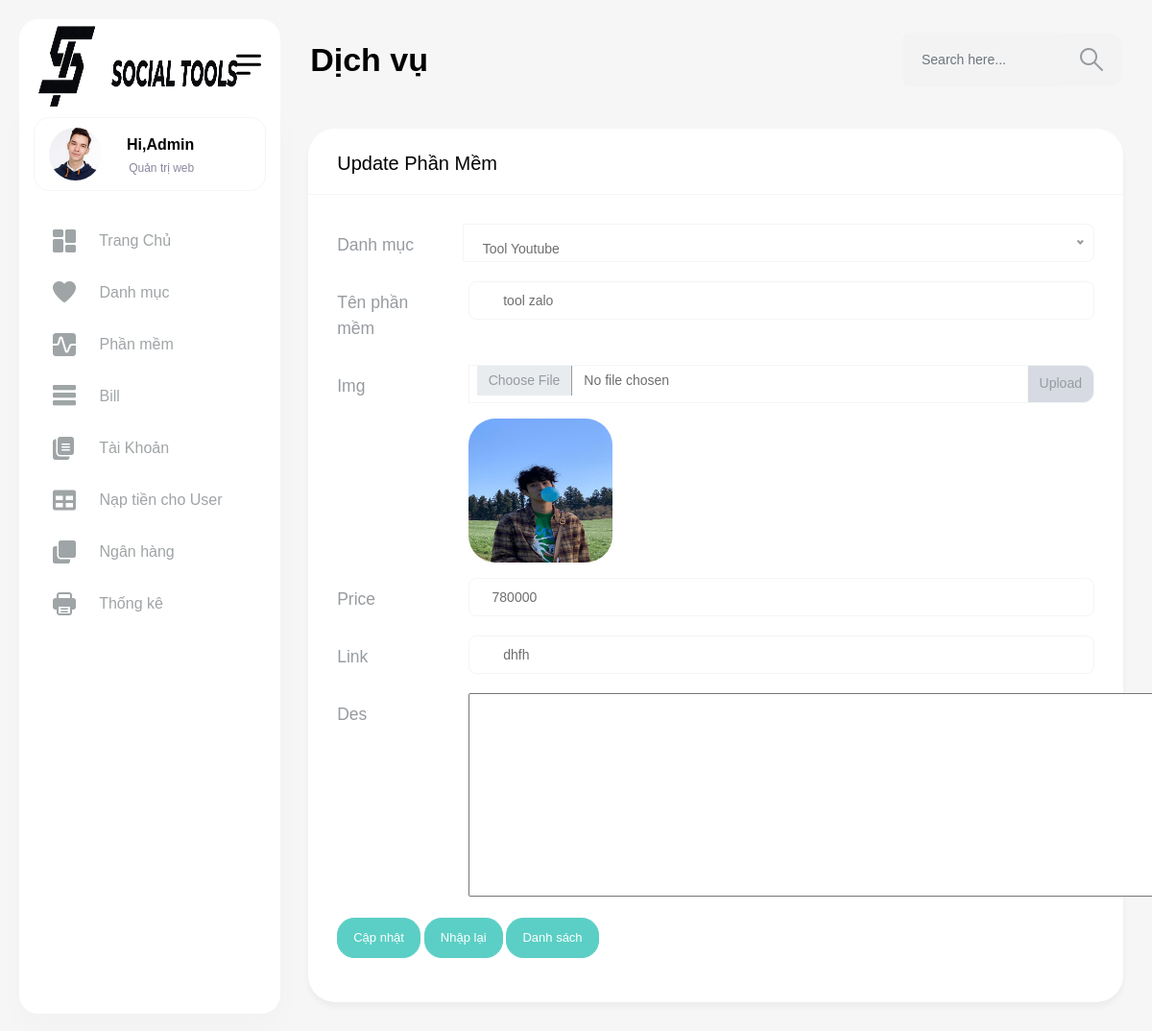
The page /admin/index.php?act=suapm&id_phanmem=2 on the database its author committed.
### tables this page shows
CREATE TABLE `phanmem` (
  `id_phanmem` int(11) NOT NULL,
  `ten_phanmem` varchar(255) NOT NULL,
  `img` varchar(255) NOT NULL,
  `price` int(11) NOT NULL,
  `link` varchar(255) NOT NULL,
  `des` varchar(10000) DEFAULT NULL,
  `id_danhmuc` int(11) NOT NULL
);

### model/pdo.php (called while the page is built, shortened)
<?php
function pdo_get_connection(){
    $servername = "localhost";
    $username = "root";
    $password = "";
    try {
        $conn = new PDO("mysql:host=$servername;dbname=duan1", $username, $password);
        $conn->setAttribute(PDO::ATTR_ERRMODE, PDO::ERRMODE_EXCEPTION);
        return $conn;
    } catch(PDOException $e) {
        echo "Connection failed: " . $e->getMessage();
    }
}
function pdo_query_one($sql){
    $sql_args=array_slice(func_get_args(),1);
    try{
        $conn=pdo_get_connection();
        $stmt=$conn->prepare($sql);
        $stmt->execute($sql_args);
        $row=$stmt->fetch(PDO::FETCH_ASSOC);
        return $row;
    }
    catch(PDOException $e){
        throw $e;
    }
    finally{
        unset($conn);
    }
}
?>

### model/phanmem.php (called while the page is built, shortened)
<?php
    function loadone_phanmem($id_phanmem){
        $sql = "SELECT * FROM `phanmem` WHERE `id_phanmem` = {$id_phanmem}";
        $onephanmem = pdo_query_one($sql);
        return $onephanmem;
    }
?>

### admin/phanmem/update.php (the view, shortened to what this page needs)
<?php
    if(is_array($pm)){
        extract($pm);
    }
?>
<div class="content-body">
    <div class="container-fluid">
        <div class="row">
            <div class="col-lg-12">
                <div class="card">
                    <div class="card-header">
                        <h4 class="card-title">Update Phần mềm</h4>
                    </div>
                    <div class="card-body">
                        <div class="basic-form">
                            <form action="index.php?act=updatepm" method="post" enctype="multipart/form-data">
                                <div class="input-group mb-3">
                                    <label class="col-sm-2 col-form-label col-form-label-lg">Danh mục</label>
                                </div>
                                <div class="mb-3 row">
                                    <label class="col-sm-2 col-form-label col-form-label-lg">Tên phần mềm</label>
                                    <div class="col-sm-10">
                                        <input type="text" class="form-control" name="ten_phanmem" value=" <?php if(isset($ten_phanmem)&&($ten_phanmem!="")) echo $ten_phanmem?>">
                                    </div>
                                </div>
                                <div class="mb-3 row">
                                    <label class="col-sm-2 col-form-label col-form-label-lg">Img</label>
                                    <div class="col-sm-10">
                                        <div class="input-group mb-3">
                                            <div class="form-file">
                                                <input type="file" class="form-file-input form-control" name="img">
                                            </div>
											<span class="input-group-text">Upload</span>
                                        </div>
                                        <img src="<?php if(isset($pm['img'])&&($pm['img']!="")) echo $pm['img']?>" alt="" class="me-3 rounded" width="150" height="150">
                                    </div>
                                </div>
                                <div class="mb-3 row">
                                    <label class="col-sm-2 col-form-label col-form-label-lg">Price</label>
                                    <div class="col-sm-10">
                                        <input type="text" class="form-control" name="price" value=" <?php if(isset($price)&&($price!="")) echo $price?>">
                                    </div>
                                </div>
                                <div class="mb-3 row">
                                    <label class="col-sm-2 col-form-label col-form-label-lg">Link</label>
                                    <div class="col-sm-10">
                                        <input type="text" class="form-control" name="link" value=" <?php if(isset($link)&&($link!="")) echo $link?>">
                                    </div>
                                </div>
                                <div class="mb-3 row">
                                    <label class="col-sm-2 col-form-label col-form-label-lg">Des</label>
                                    <div class="col-sm-10">
                                        <textarea name="des" id="" cols="115" rows="10" ><?php if(isset($des)&&($des!="")) echo $des?></textarea>
                                    </div>
                                </div>
                                <div class="row">
                                    <div class="col-lg-12">
                                        <input type="submit" name="capnhat" id="" value="Cập nhật"  class="btn btn-primary" >
                                        <input type="reset" name="" id="" value="Nhập lại"  class="btn btn-primary" >
                                        <a href="index.php?act=lispm"><input type="button" value="Danh sách"  class="btn btn-primary"></a>
                                    </div>
                                </div>
                                <div class="row">
                                </div>
                            </form>
                        </div>
                    </div>
                </div>
            </div>
        </div>
    </div>
</div>

### rows shown on the page
phanmem: ten_phanmem "tool zalo", img (picture), price "780000", link "dhfh"
